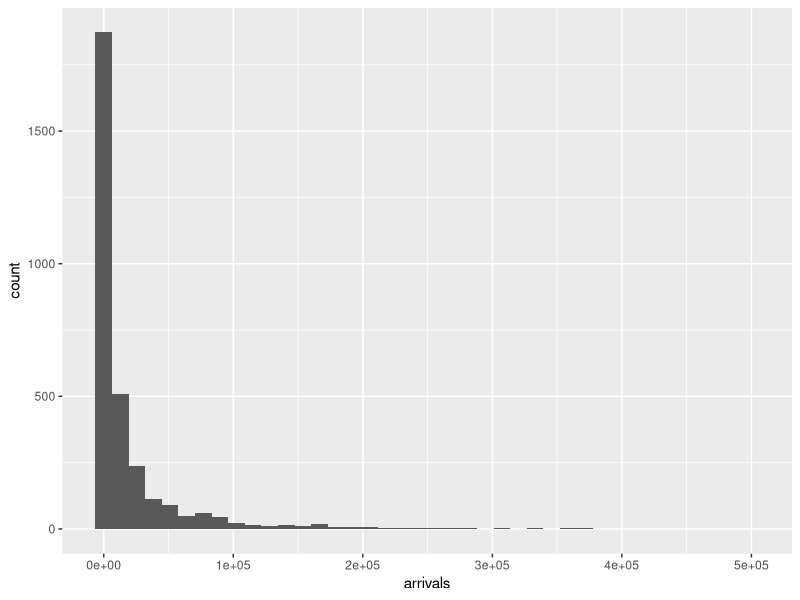
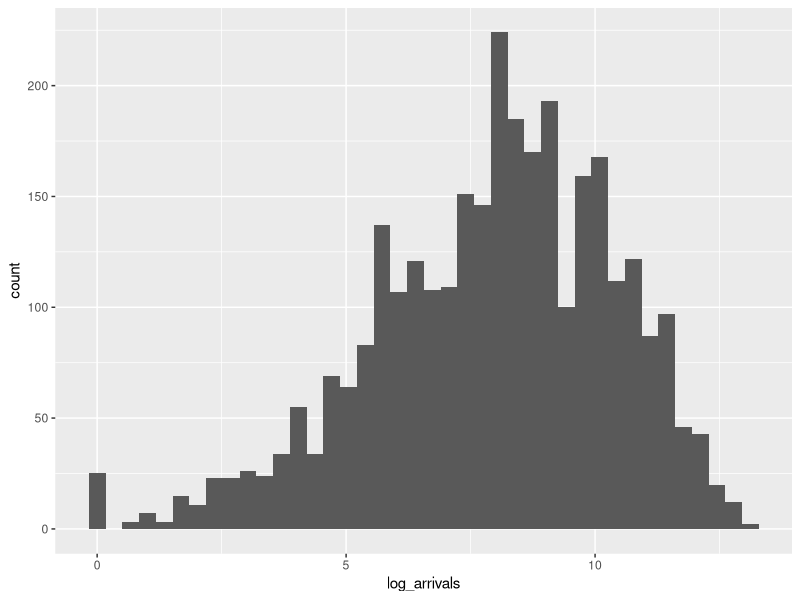
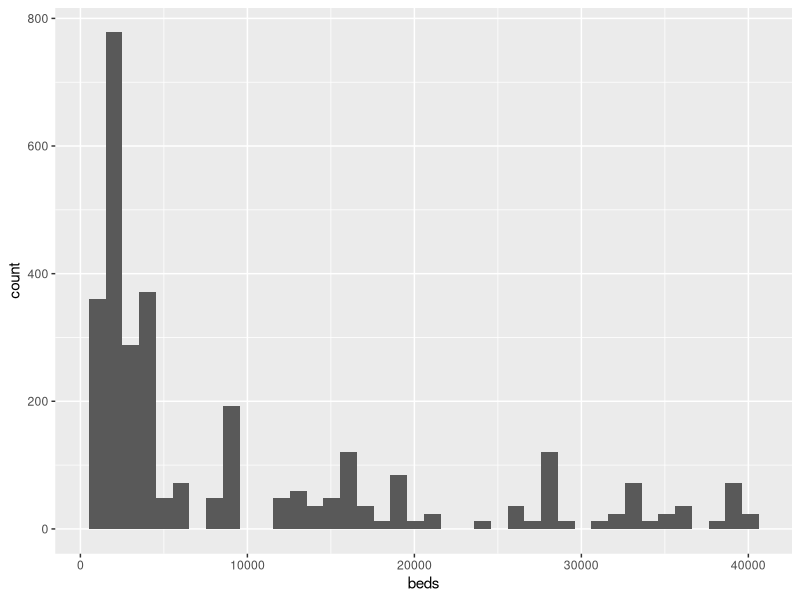
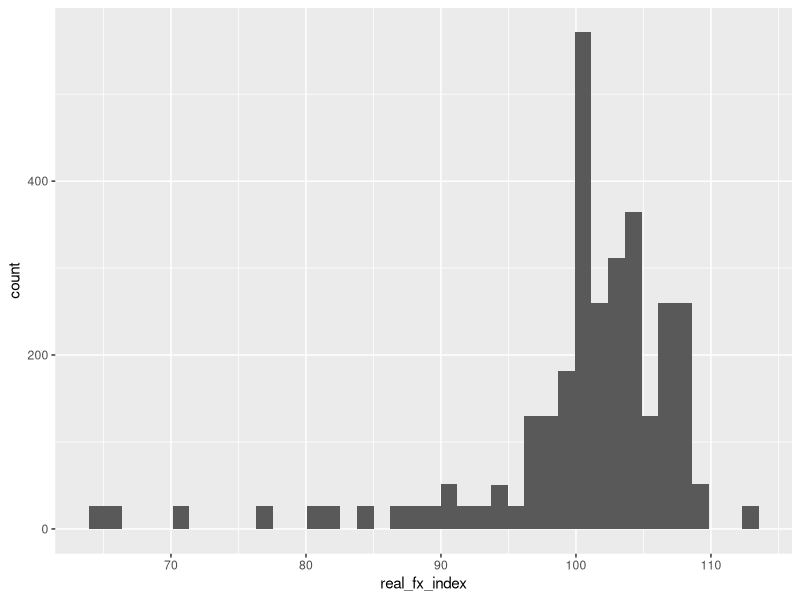

R code for these plots, in order:
# ----packages-----------------------------------------------------------------

library(readr)
library(dplyr)
library(ggplot2)

# ----load data----------------------------------------------------------------

hotel <- read_csv("data/processed/swiss_hotel_panel.csv", show_col_types = FALSE)

# ----check and filter data----------------------------------------------------

dim(hotel)                 # 3120 rows = 26 cantons x 12 markets x 10 years
str(hotel)                 # canton, origin_country, origin_group, covid_period are text
colSums(is.na(hotel))      # arrivals, overnights, share_in_canton: 2 NA (hidden by the BFS)

hotel |> filter(is.na(arrivals)) |> select(year, canton, origin_country)
# Appenzell Innerrhoden, GCC and South Korea, 2022: no response, so we drop them

hotel <- hotel |> filter(!is.na(arrivals))

# ----check response-----------------------------------------------------------

summary(hotel$arrivals)
ggplot(hotel, aes(arrivals)) + geom_histogram(bins = 40)
# very right-skewed amount (0 to ~500,000), so it needs a log

sum(hotel$arrivals == 0)
# 25 zeros: log(0) = -Inf, so we use log1p = log(arrivals + 1)

hotel <- hotel |> mutate(log_arrivals = log1p(arrivals))

ggplot(hotel, aes(log_arrivals)) + geom_histogram(bins = 40)
# more symmetric: transformation works

# ----check predictors---------------------------------------------------------

#check levels 
unique(hotel$origin_group)    # near, far
unique(hotel$covid_period)    # pre, during, post
unique(hotel$canton)          # 26 cantons
unique(hotel$origin_country)  # 12 markets

#factor text columns
hotel <- hotel |>
  mutate(
    canton         = factor(canton),
    origin_country = factor(origin_country),
    origin_group   = factor(origin_group, levels = c("near", "far")),
    covid_period   = factor(covid_period, levels = c("pre", "during", "post"))
  )

#check continuous predictor: beds
summary(hotel$beds)
ggplot(hotel, aes(beds)) + geom_histogram(bins = 40)
# right-skewed, no zeros, so we use log

hotel <- hotel |> mutate(log_beds = log(beds))

#check continuous predictor: real exchange-rate index
summary(hotel$real_fx_index)
ggplot(hotel, aes(real_fx_index)) + geom_histogram(bins = 40)
# left-skewed: few low values from weak currencies
